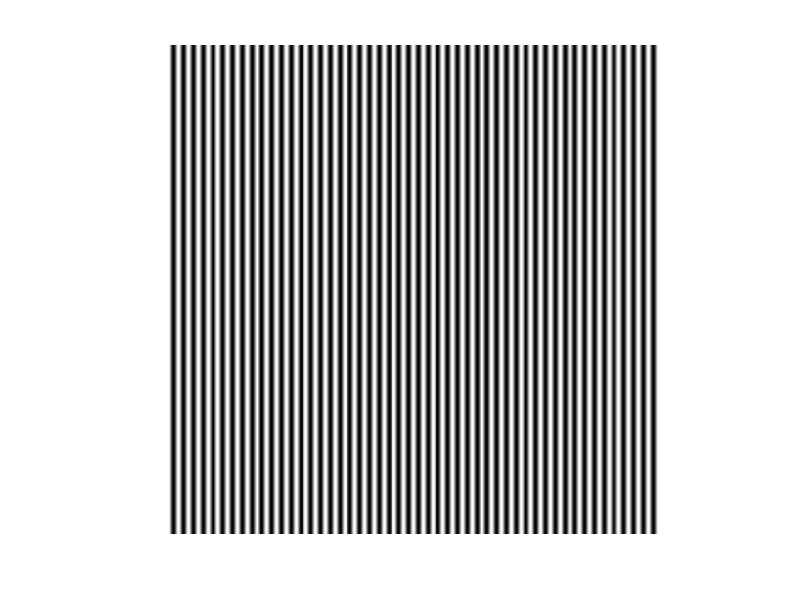
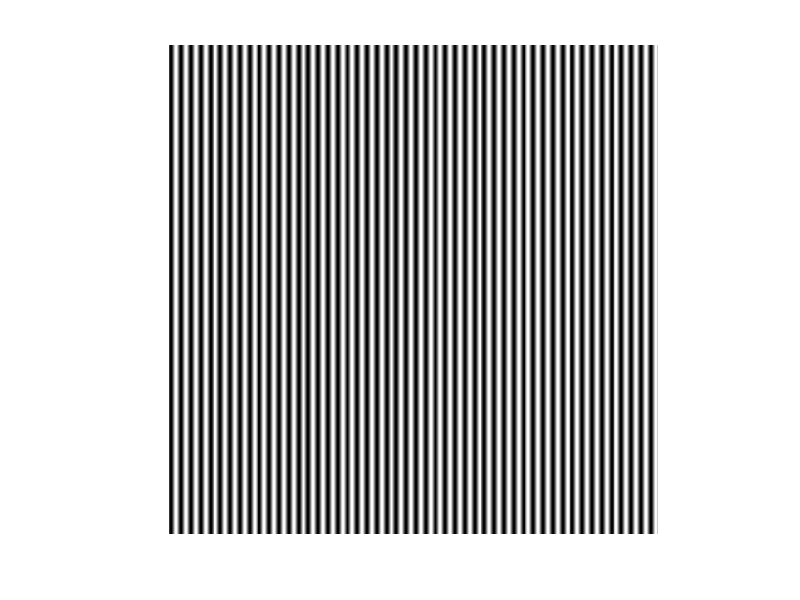
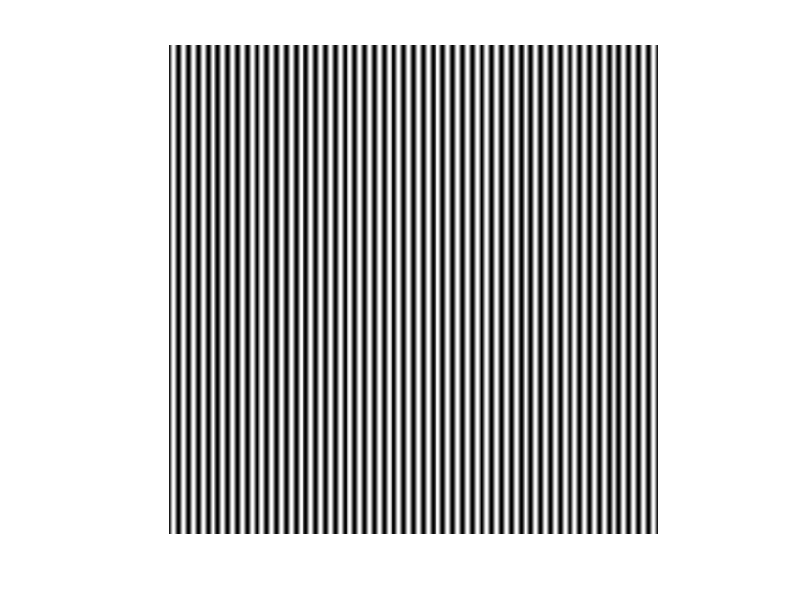
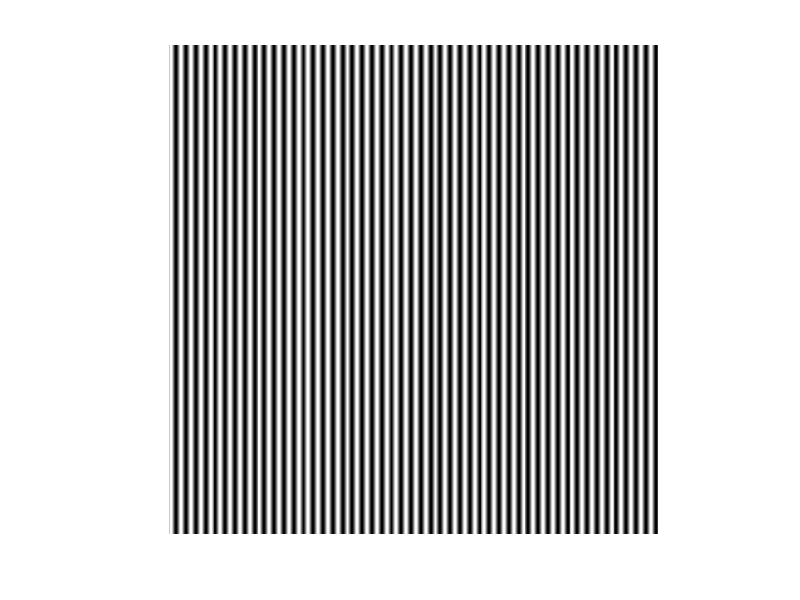

These charts were generated, in order, by the following MATLAB code:

clc;
clear all;
Ce = cell(2,4);  
f= [50 55];%number of fringes across the whole image
width = 500;  
heigth =500; %number of pixels
 
%?
for i=1:2
    for j=1:4
        Ce{i,j} = zeros(width,heigth);%generate a cell of size 3*4 with each cell contains 500*500 size matrix
    end
end
for i = 1:2 % ?????????
    for  j = 0:3 % ??????
        for k = 1:width %row number or y
            for q=1:heigth %column number or x
               Ce{i,j+1}(k,q) =0.5+0.5*cos(2*pi*q*f(i)/(heigth)+j*pi/2); %for each i, generate 4 patterns with different phase shift 2pif/height = k as f/heigth = 1/lambda
            end  %we generated 3 sets of 4 patterns stored in cell with different fringe spacing indicated in f(i)
        end
    end
end

for i = 1:2  %????12??????
     for j=1:4
         tmp=Ce{i,j};
         if i==1
           filename=['D:\IC\Master degree\Laboratory\System Design\experiment\10022020\fringe',num2str(j),'.bmp'];
         elseif i>1
           filename=['D:\IC\Master degree\Laboratory\System Design\experiment\10022020\fringe',num2str(2.^(i)+j),'.bmp']; 
         end
         imwrite(tmp,filename,'bmp');
     end
end

%fringe display
second = 15
I1 = imread('D:\IC\Master degree\Laboratory\System Design\experiment\10022020\fringe1.bmp');
figure(1);
imshow(I1);

% Set up figure properties:
% Enlarge figure to full screen.
set(gcf, 'Units', 'Normalized', 'OuterPosition', [0 0 1 1]);
% Get rid of tool bar and pulldown menus that are along top of figure.
set(gcf, 'Toolbar', 'none', 'Menu', 'none');

pause(second);

I2 = imread('D:\IC\Master degree\Laboratory\System Design\experiment\10022020\fringe2.bmp');
figure(2);
imshow(I2);

% Set up figure properties:
% Enlarge figure to full screen.
set(gcf, 'Units', 'Normalized', 'OuterPosition', [0 0 1 1]);
% Get rid of tool bar and pulldown menus that are along top of figure.
set(gcf, 'Toolbar', 'none', 'Menu', 'none');
pause(second);

I3 = imread('D:\IC\Master degree\Laboratory\System Design\experiment\10022020\fringe3.bmp');
figure(3);
imshow(I3);

% Set up figure properties:
% Enlarge figure to full screen.
set(gcf, 'Units', 'Normalized', 'OuterPosition', [0 0 1 1]);
% Get rid of tool bar and pulldown menus that are along top of figure.
set(gcf, 'Toolbar', 'none', 'Menu', 'none');
pause(second);

I4 = imread('D:\IC\Master degree\Laboratory\System Design\experiment\10022020\fringe4.bmp');
figure(4);
imshow(I4);

% Set up figure properties:
% Enlarge figure to full screen.
set(gcf, 'Units', 'Normalized', 'OuterPosition', [0 0 1 1]);
% Get rid of tool bar and pulldown menus that are along top of figure.
set(gcf, 'Toolbar', 'none', 'Menu', 'none');
pause(second);

I5 = imread('D:\IC\Master degree\Laboratory\System Design\experiment\10022020\fringe5.bmp');
figure(5);
imshow(I5);

% Set up figure properties:
% Enlarge figure to full screen.
set(gcf, 'Units', 'Normalized', 'OuterPosition', [0 0 1 1]);
% Get rid of tool bar and pulldown menus that are along top of figure.
set(gcf, 'Toolbar', 'none', 'Menu', 'none');
pause(second);

I6 = imread('D:\IC\Master degree\Laboratory\System Design\experiment\10022020\fringe6.bmp');
figure(6);
imshow(I6);

% Set up figure properties:
% Enlarge figure to full screen.
set(gcf, 'Units', 'Normalized', 'OuterPosition', [0 0 1 1]);
% Get rid of tool bar and pulldown menus that are along top of figure.
set(gcf, 'Toolbar', 'none', 'Menu', 'none');
pause(second);

I7 = imread('D:\IC\Master degree\Laboratory\System Design\experiment\10022020\fringe7.bmp');
figure(7);
imshow(I7);

% Set up figure properties:
% Enlarge figure to full screen.
set(gcf, 'Units', 'Normalized', 'OuterPosition', [0 0 1 1]);
% Get rid of tool bar and pulldown menus that are along top of figure.
set(gcf, 'Toolbar', 'none', 'Menu', 'none');
pause(second);

I8 = imread('D:\IC\Master degree\Laboratory\System Design\experiment\10022020\fringe7.bmp');
figure(8);
imshow(I8);

% Set up figure properties:
% Enlarge figure to full screen.
set(gcf, 'Units', 'Normalized', 'OuterPosition', [0 0 1 1]);
% Get rid of tool bar and pulldown menus that are along top of figure.
set(gcf, 'Toolbar', 'none', 'Menu', 'none');
pause(second);